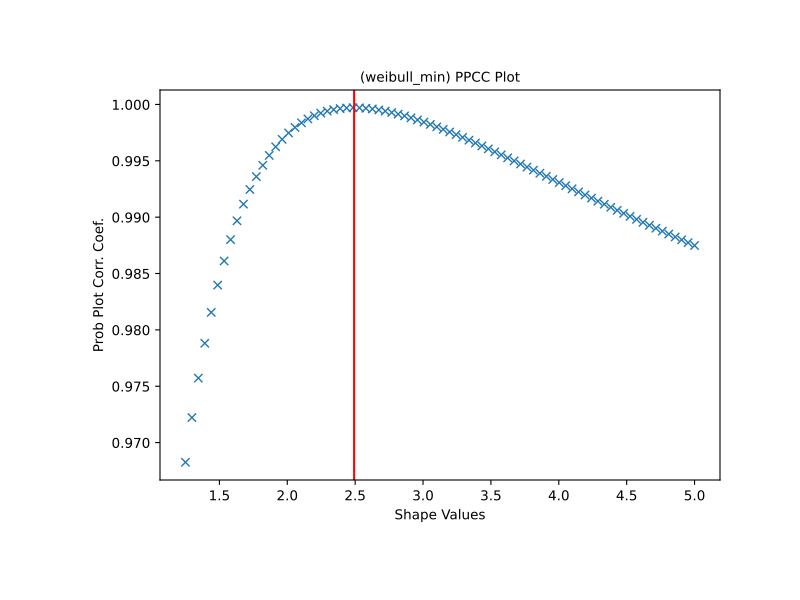

Generate this figure with Python:
# First we generate some random data from a Weibull distribution
# with shape parameter 2.5:

from scipy import stats
import matplotlib.pyplot as plt
rng = np.random.default_rng()
c = 2.5
x = stats.weibull_min.rvs(c, scale=4, size=2000, random_state=rng)

# Generate the PPCC plot for this data with the Weibull distribution.

fig, ax = plt.subplots(figsize=(8, 6))
res = stats.ppcc_plot(x, c/2, 2*c, dist='weibull_min', plot=ax)

# We calculate the value where the shape should reach its maximum and a
# red line is drawn there. The line should coincide with the highest
# point in the PPCC graph.

cmax = stats.ppcc_max(x, brack=(c/2, 2*c), dist='weibull_min')
ax.axvline(cmax, color='r')
plt.show()
